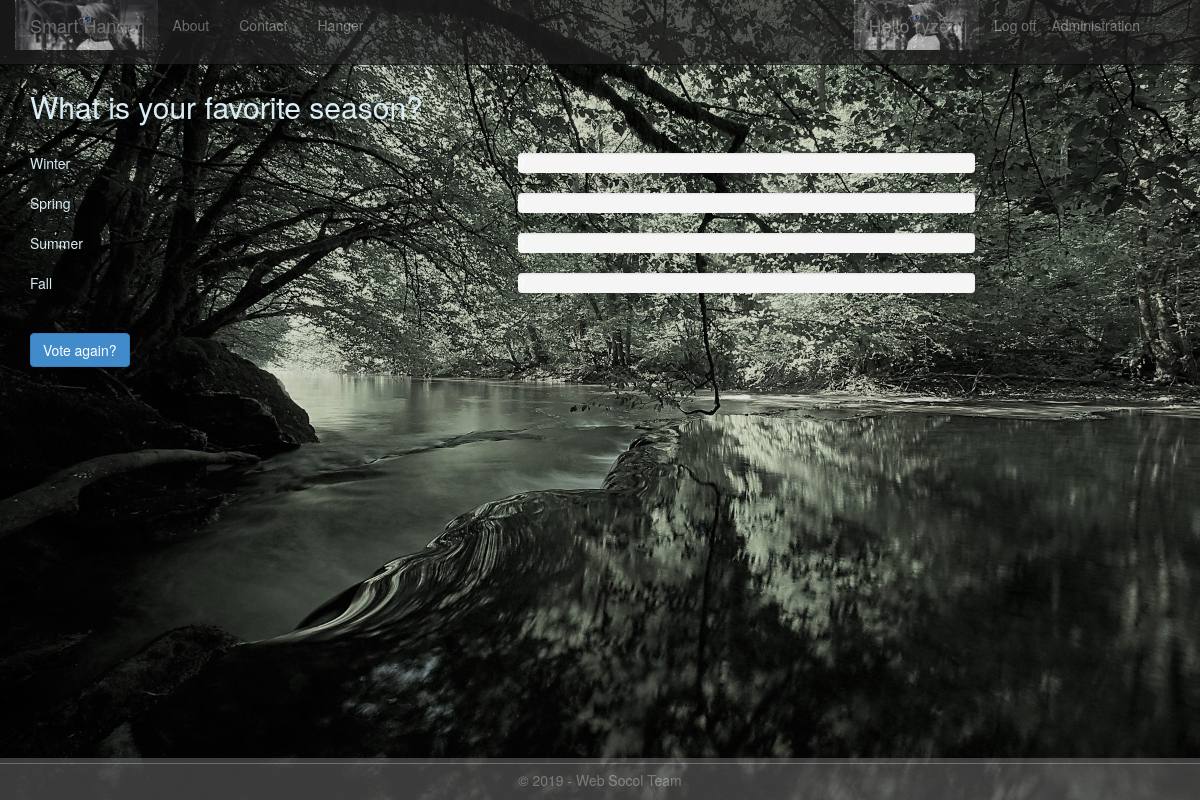
The app's page /1/results/ (signed in) with its own data.
### gateway/models.py (models this page shows, shortened)
class Poll(models.Model):
    text = models.CharField(max_length=200)
    pub_date = models.DateTimeField('date published')
    def total_votes(self):
        return self.choice_set.aggregate(Sum('votes'))['votes__sum']

class Choice(models.Model):
    poll = models.ForeignKey(Poll)
    text = models.CharField(max_length=200)
    votes = models.IntegerField(default=0)
    def votes_percentage(self):
        total = self.poll.total_votes()
        return self.votes / float(total) * 100 if total > 0 else 0

### gateway/views.py (the view)
class PollResultsView(DetailView):
    model = Poll
    def get_context_data(self, **kwargs):
        context = super(PollResultsView, self).get_context_data(**kwargs)
        context['title'] = 'Results'
        context['year'] = datetime.now().year
        return context

### gateway/templates/gateway/results.html (shortened to what this page needs)
{% extends "gateway/layout.html" %}
{% block content %}
<h2>{{ poll.text }}</h2>
<br />
{% for choice in poll.choice_set.all %}
<div class="row">
    <div class="col-sm-5">{{choice.text}}</div>
    <div class="col-sm-5">
        <div class="progress">
        </div>
    </div>
</div>
{% endfor %}
<br />
<a class="btn btn-primary" href="{% url 'gateway:detail' poll.id %}">Vote again?</a>
{% endblock %}

### gateway/templates/gateway/loginpartial.html (shortened to what this page needs)
<ul class="nav navbar-nav navbar-right">
    <li><a href="/admin">Administration</a></li>
</ul>
{% if user.is_authenticated %}
<form id="logoutForm" action="/logout" method="post" class="navbar-right">
    <ul class="nav navbar-nav navbar-right">
        <li><span class="navbar-brand">Hello {{ user.username }}!</span></li>
        <li><a href="javascript:document.getElementById('logoutForm').submit()">Log off</a></li>
    </ul>
</form>
{% else %}
<ul class="nav navbar-nav navbar-right">
    <li><a href="{% url 'login' %}">Log in</a></li>
</ul>
{% endif %}

### gateway/static/gateway/content/site.css (style rules this page uses)
body { padding-top: 50px; padding-bottom: 20px; }

### records on screen
Poll: text "What is your favorite season?"
Choice: text "Winter"
Choice: text "Spring"
Choice: text "Summer"
Choice: text "Fall"

### other values on screen
{{ user.username }} "ryzen"
{{ year }} "2019"
